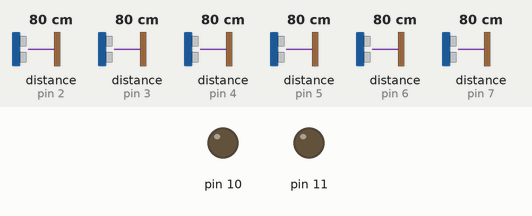
Recording of a sketch running on a simulated Arduino Uno, built with avr-gcc and run on an emulated ATmega328P. Shown: output pins drawn as LEDs (lit = HIGH). The test bench sets the inputs (shaded band); at power-on: distance to the obstacle (sensors on pin 3, pin 2, pin 4, pin 5, pin 6, pin 7) 80 cm.

Above: at 2.2 s.
2.3 s: distance to the obstacle (sensor on pin 3) set to 76 cm
At 3.6 s:
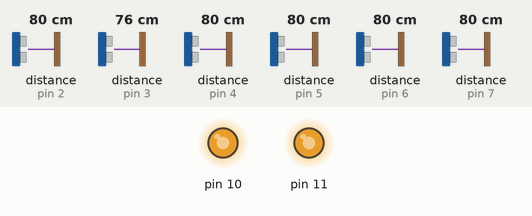
Timing chart, 0 to 5.3 s (numbered marks = the images above; inputs shaded):
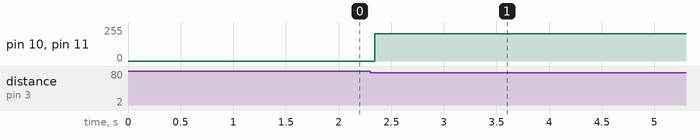

Measured:
- the behaviour switches between 79 and 78 cm on distance to the obstacle (sensor on pin 3) (found by bisection; images 0 and 1)
- after the input at 2.3 s, pin 10, pin 11: 0/255 → 204/255 at once

The sketch:

sumo_presentation_fall2021.ino
```cpp
#include <Move.h>
#include <NewPing.h>
#define MAX_PING 200

NewPing sensors[7] = {
  NewPing( 2, 2, MAX_PING), //sensor 1 left 90 degree
  NewPing( 3, 3, MAX_PING), //sensor 2 left 45 degree
  NewPing( 4, 4, MAX_PING), //sensor 3 left 0 degree
  NewPing( 5, 5, MAX_PING), //sensor 4 right 0 degree
  NewPing( 6, 6, MAX_PING), //sensor 5 right 45 degree
  NewPing( 7, 7, MAX_PING), //sensor 6 right 90 degree
  NewPing( 9, 8, MAX_PING)  //sensor 7 back 180 degree
};

Move move(11, 10, 12, 13);

int dt = 50; // delay time

int max_backup_distance = 30; // [cm] backup at this distance from something
int max_stop_distance = 45;   // [cm] stop at this distance from something
int max_follow_distance = 80; // [cm] max distance to track objects

void setup() {
  Serial.begin(115200);
  move.power(60);
  delay(1000);
}

void loop() {
  // if far left sensor sees object, turn left quickly
  if(sensors[0].ping_cm() > 0 && sensors[0].ping_cm() < max_follow_distance && false) { // disabled
    move.power(100);
    move.left();
    delay(dt);
  }
  // if far right sensor sees object, turn right quickly
  else if(sensors[5].ping_cm() > 0 && sensors[5].ping_cm() < max_follow_distance && false) { // disabled
    move.power(100);
    move.right();
    delay(dt);
  }
  // if close left sensor sees object, turn left moderately
  else if (sensors[1].ping_cm() > 0 && sensors[1].ping_cm() < max_follow_distance) {
    move.power(80);
    move.left();
    delay(dt);
  }
  // if close right sensor sees object, turn right moderately
  else if (sensors[4].ping_cm() > 0 && sensors[4].ping_cm() < max_follow_distance) {
    move.power(80);
    move.right();
    delay(dt);
  }
  // if object in left front sensor and not in right front sensor, turn left slowly
  else if (sensors[2].ping_cm() < max_follow_distance && sensors[2].ping_cm() > 0 && (sensors[3].ping_cm() > max_follow_distance || sensors[3].ping_cm() == 0)) {
    move.power(40);
    move.left();
    delay(dt);
  }
  // if object in right front sensor and not in left front sensor, turn right slowly
  else if (sensors[3].ping_cm() < max_follow_distance && sensors[3].ping_cm() > 0 && (sensors[2].ping_cm() > max_follow_distance || sensors[2].ping_cm() == 0)) {
    move.power(40);
    move.right();
    delay(dt);
  }
  // if object in both sensors, move forward
  else if (sensors[2].ping_cm() > max_stop_distance && sensors[2].ping_cm() < max_follow_distance && sensors[3].ping_cm() > max_stop_distance && sensors[3].ping_cm() < max_follow_distance) {
    move.power(60);
    move.forward();
    delay(dt);
  }
  // if object is too close in both sensors, back up
  else if (sensors[2].ping_cm() < max_backup_distance && sensors[2].ping_cm() > 0 && sensors[3].ping_cm() < max_backup_distance && sensors[3].ping_cm() > 0) {
    move.power(60);
    move.backward();
    delay(dt);
  }
}
```
